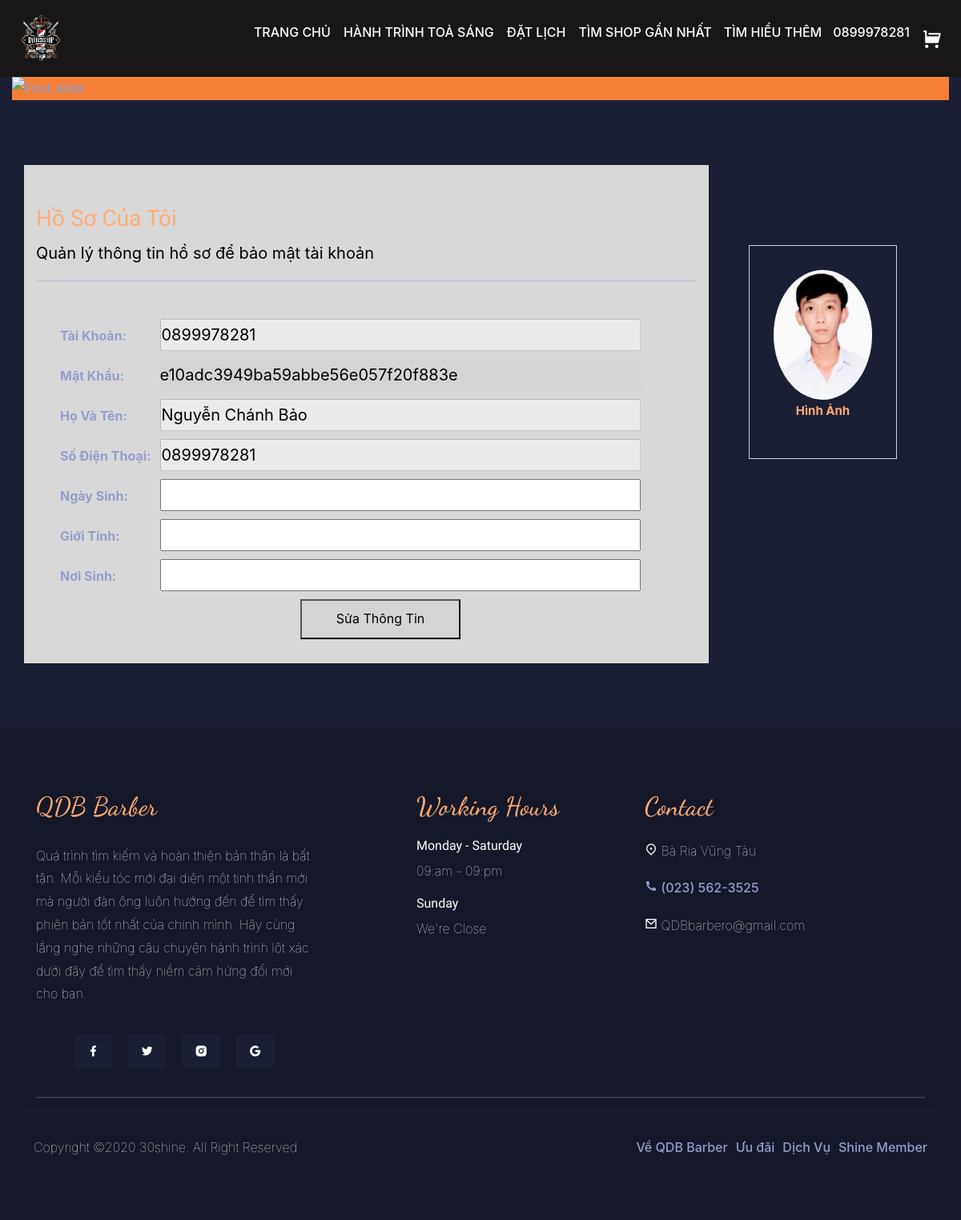
Screenshot of /taikhoan.php (signed in) with the database file from the repository.
### tables this page shows
CREATE TABLE `khachhang` (
  `id` int(11) NOT NULL,
  `username` varchar(255) DEFAULT NULL,
  `hoten` varchar(255) DEFAULT NULL,
  `password` varchar(255) DEFAULT NULL,
  `type` varchar(255) NOT NULL,
  `chinhanh` varchar(255) NOT NULL,
  `chucvu` varchar(255) NOT NULL,
  `gioitinh` varchar(255) NOT NULL,
  `ngaysinh` varchar(255) NOT NULL,
  `noisinh` varchar(255) NOT NULL,
  `background` varchar(255) NOT NULL
);

### taikhoan.php (the view, shortened to what this page needs)
<?php
include "header.php"
?>
<!DOCTYPE html>
<html lang="en">
<head>
    <link rel="stylesheet" href="css/boostrap.min.css">
    <link rel="stylesheet" href="https://stackpath.bootstrapcdn.com/bootstrap/4.3.1/css/bootstrap.min.css">
    <link rel="stylesheet" href="remixicons/fonts/remixicon.css">
    <link rel="stylesheet" href="https://cdnjs.cloudflare.com/ajax/libs/slick-carousel/1.9.0/slick-theme.min.css" />
    <link rel="stylesheet" href="https://cdnjs.cloudflare.com/ajax/libs/slick-carousel/1.9.0/slick.css" />
    <link rel="stylesheet" href="css/style.css">
    <link rel="stylesheet" href="css/responsive.css">
</head>
<body>
    <section id="account">
        <div class="container">
            <div class="row">
                <div class="col-lg-9 col-md-9 col-sm-9 thongtintaikhoan" style="background-color: #d8d8d8;">
                    <h3 style="color:var(--brand); margin-top: 50px;">Hồ Sơ Của Tôi</h3>
                    <p style="color:#000; font-size: 20px; font-weight: 400;">Quản lý thông tin hồ sơ để bảo mật tài khoản</p>
                    <hr>
                    <form action="" method="POST" style="height: auto; width: 800px; margin-top: 0px; padding: 30px 30px;">
                    <?php
                        if (isset($_SESSION['user']) && $_SESSION['user']){
                        include 'config.php';
                        $username = $_SESSION['user'];
                        $result=mysqli_query($conn, "SELECT * FROM `khachhang` where username = '{$username}'");
                        while ($row = mysqli_fetch_array($result)){
                    ?>
                        <label for="" style="width:120px;  font-weight: bolder;">Tài Khoản:</label>
                        <input type="text" value="<?php echo $row['username']?>" disabled style="font-size: 20px; color:#000;height: 40px; width:600px ;margin-bottom: 10px;"><br>
                        <label for="" style="width:120px; font-weight: bolder;">Mật Khẩu:</label>
                        <input type="text"  name="password" value="<?php echo $row['password']?>" style="font-size: 20px; color:#000;height: 40px; width:600px ;margin-bottom: 10px; background-color: #d4d4d4; border: none; outline: none;"><br>
                        <label for="" style="width:120px; font-weight: bolder;">Họ Và Tên:</label>
                        <input type="text" disabled value="<?php echo $row['hoten']?>" style="font-size: 20px; color:#000;height: 40px; width:600px ;margin-bottom: 10px;"><br>
                        <label for="" style="width:120px; font-weight: bolder;">Số Điện Thoại:</label>
                        <input type="text" disabled value="<?php echo $row['username']?>" style="font-size: 20px; color:#000;height: 40px; width:600px ;margin-bottom: 10px;"><br>
                        <label for="" style="width:120px; font-weight: bolder;">Ngày Sinh:</label>
                        <input type="text" name="ngaysinh" value="<?php echo $row['ngaysinh']?>" style="font-size: 20px; color:#000;height: 40px; width:600px ;margin-bottom: 10px;"><br>
                        <label for="" style="width:120px; font-weight: bolder;">Giới Tính:</label>
                        <input type="text" name="gioitinh" value="<?php echo $row['gioitinh']?>" style="font-size: 20px; color:#000;height: 40px; width:600px ;margin-bottom: 10px;"><br>
                        <label for="" style="width:120px; font-weight: bolder;">Nơi Sinh:</label>
                        <input type="text" name="noisinh" value="<?php echo $row['noisinh']?>" style="font-size: 20px; color:#000;height: 40px; width:600px ;margin-bottom: 10px;"><br>
                        <input type="submit" value="Sửa Thông Tin" name="sbm" style="height: 50px; width: 200px; background-color: #d4d4d4; margin-left: 300px;">
                        <?php }}?>
                    </form>
                </div>
                <div class="col-lg-3 col-md-3 col-sm-3 thongtintaikhoan" style="padding: 100px 50px;">
                    <div class="img-border" style="border: 1px solid #d4d4d4; padding: 30px;">
                    <img src="../DATTCNPM/img/download.png" alt="" style="border-radius: 100%;">
                    <p style="text-align: center; color: #ffab76; font-size: 15px; font-weight: bolder;">Hình Ảnh</p>
                    </div>
                </div>
            </div>
        </div>
    </section>
</body>
</html>
<?php
  include "footer.php"
?>

### css/style.css (style rules this page uses)
* { padding: 0; margin: 0; box-sizing: border-box; }
:root { --bg1: #151828; --bg2: #1b1f34; --body:#959DCC; --brand:#FFAB76; --white:#fff; }
body { color: var(--body); line-height: 1.8; background-color: var(--bg1); }
h1,h2,h3,h4,h5,h6 { font-family: "Dela Gothic One", 'Segoe UI', Tahoma, Geneva, Verdana, sans-serif; color: #fff; }
img { width: 100%; }
section { padding-top: 80px; padding-bottom: 80px; }
p { color: #fff; font-weight: 100; }
section#account { background-color: var(--bg2); }

### css/responsive.css (style rules this page uses)
:root { --bg1: #151828; --bg2: #1b1f34; --body:#959DCC; --brand:#FFAB76; --white:#fff; }

### rows the page displays
khachhang: username "0899978281", password "e10adc3949ba59abbe56e057f20f883e", hoten "Nguyễn Chánh Bảo"

### other values shown
$_SESSION['user'] "0899978281"
